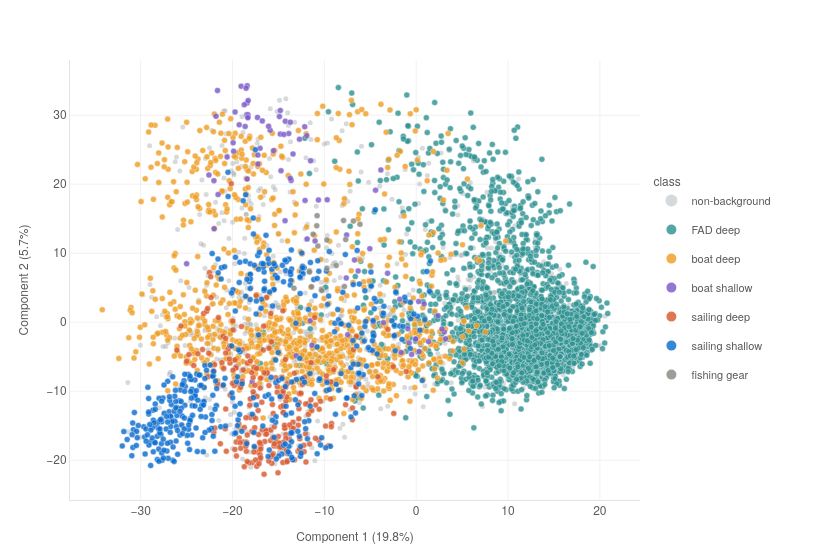
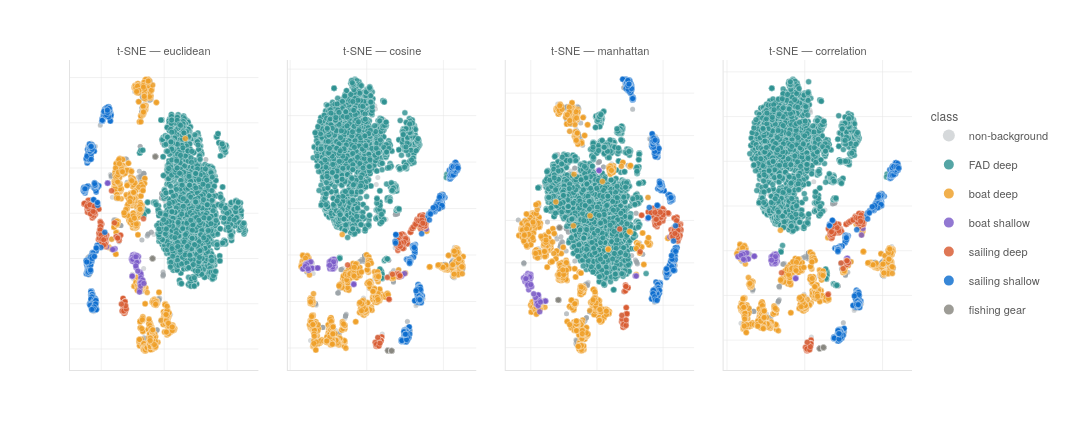
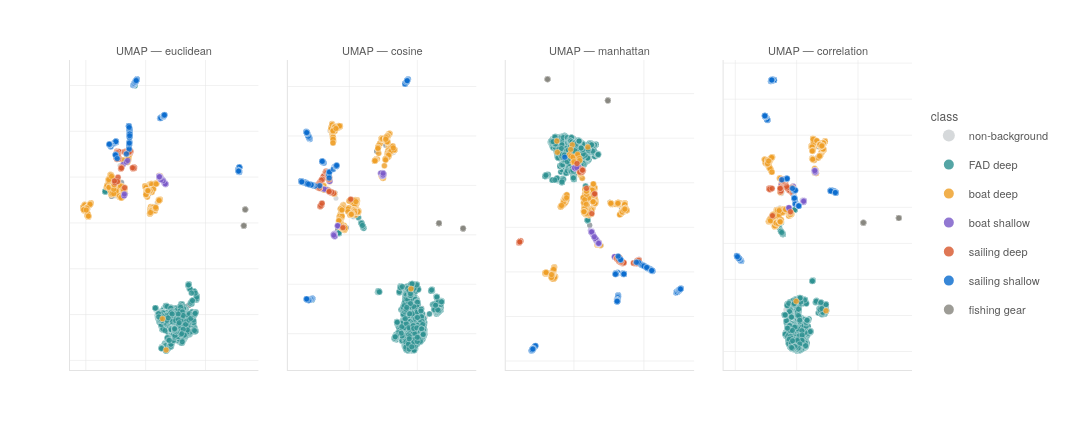

Notebook source saved alongside these figures, in order:
### Code cell
# ── Background subtypes — PCA + t-SNE/UMAP grids, thesis plotly style ─────────
import numpy as np
import plotly.graph_objects as go
from plotly.subplots import make_subplots

GREY, FONT = "#5a5a5a", "Helvetica Neue, Arial, sans-serif"

# Fixed colour map — reuse this EXACT dict everywhere
BG_COLORS = {
    'background_FAD_deep'       : '#2f9292',   # teal
    'background_boat_deep'      : '#EF9F27',   # amber
    'background_boat_shallow'   : '#7b5bc9',   # violet
    'background_sailing_deep'   : '#D85A30',   # coral
    'background_sailing_shallow': '#0c6dcf',   # deep blue
    'background_fishing_gear'   : '#888780',   # neutral grey
}
NON_BG_COLOR = "#9aa0a6"   # faded context

# If running in a fresh kernel, uncomment to load from disk:
# metrics  = ['euclidean', 'cosine', 'manhattan', 'correlation']
# X_pca2   = np.load(f"{save_dir}/dim_red/coords_pca2.npy")
# y_clean  = np.load(f"{save_dir}/embeddings/y_labels.npy")
# tsne     = {m: np.load(f"{save_dir}/dim_red/coords_tsne_{m}.npy") for m in metrics}
# umap     = {m: np.load(f"{save_dir}/dim_red/coords_umap_{m}.npy") for m in metrics}

def _clean(cls):
    return cls.replace('background_', '').replace('_', ' ')

def add_bg_traces(fig, coords, labels, row=None, col=None, show_legend=False):
    """Faded non-background underneath, coloured background subtypes on top."""
    labels = np.asarray(labels)
    mask_non = np.array([l not in BG_COLORS for l in labels])
    fig.add_trace(go.Scatter(
        x=coords[mask_non, 0], y=coords[mask_non, 1], mode='markers',
        name='non-background', legendgroup='non-background', showlegend=show_legend,
        marker=dict(size=5, color=NON_BG_COLOR, opacity=0.40, line=dict(width=0)),
        hoverinfo='skip',
    ), row=row, col=col)
    for cls, hexcol in BG_COLORS.items():
        mask = labels == cls
        if mask.sum() == 0:
            continue
        fig.add_trace(go.Scatter(
            x=coords[mask, 0], y=coords[mask, 1], mode='markers',
            name=_clean(cls), legendgroup=cls, showlegend=show_legend,
            marker=dict(size=6, color=hexcol, opacity=0.82,
                        line=dict(width=0.4, color='white')),
        ), row=row, col=col)

def _style(fig, title, width, height):
    fig.update_layout(
        template="plotly_white", width=width, height=height,
        paper_bgcolor="white", plot_bgcolor="white",
        font=dict(family=FONT, size=12, color=GREY),
        margin=dict(l=70, r=180, t=60, b=60),
        legend=dict(title=dict(text="class", font=dict(size=12, color=GREY)),
                    x=1.02, xanchor="left", y=0.5, yanchor="middle",
                    itemsizing="constant", font=dict(size=11, color=GREY),
                    bgcolor="rgba(0,0,0,0)"),
    )
    fig.update_xaxes(showgrid=True, gridcolor="#e3e3e3", gridwidth=0.5,
                     zeroline=False, linecolor="#e3e3e3")
    fig.update_yaxes(showgrid=True, gridcolor="#e3e3e3", gridwidth=0.5,
                     zeroline=False, linecolor="#e3e3e3")
# ── PCA ──────────────────────────────────────────────────────────────────────
var0, var1 = 19.79, 5.65   # PC1 / PC2, from full PCA (same X_scaled)
fig = go.Figure()
add_bg_traces(fig, X_pca2, y_clean, show_legend=True)
_style(fig, "PCA (EMBEDDINGS) — background subtypes", 820, 560)
fig.update_xaxes(title=dict(text=f"Component 1 ({var0:.1f}%)", font=dict(size=12, color=GREY)))
fig.update_yaxes(title=dict(text=f"Component 2 ({var1:.1f}%)", font=dict(size=12, color=GREY)))
fig.show()
# fig.write_image(f"{save_dir}/dim_red/bg_pca_plotly.png", scale=3)

# ── t-SNE grid (1×4) ─────────────────────────────────────────────────────────
fig = make_subplots(rows=1, cols=4, subplot_titles=[f"t-SNE — {m}" for m in metrics],
                    horizontal_spacing=0.035)
for i, m in enumerate(metrics):
    add_bg_traces(fig, tsne[m], y_clean, row=1, col=i+1, show_legend=(i == 0))
fig.update_xaxes(showticklabels=False)
fig.update_yaxes(showticklabels=False)
_style(fig, "t-SNE (EMBEDDINGS) — background subtypes", 1500, 430)
for ann in fig.layout.annotations:          # restyle subplot titles
    ann.font = dict(size=11, color=GREY, family=FONT)
fig.show()
# fig.write_image(f"{save_dir}/dim_red/bg_tsne_plotly.png", scale=3)

# ── UMAP grid (1×4) ──────────────────────────────────────────────────────────
fig = make_subplots(rows=1, cols=4, subplot_titles=[f"UMAP — {m}" for m in metrics],
                    horizontal_spacing=0.035)
for i, m in enumerate(metrics):
    add_bg_traces(fig, umap[m], y_clean, row=1, col=i+1, show_legend=(i == 0))
fig.update_xaxes(showticklabels=False)
fig.update_yaxes(showticklabels=False)
_style(fig, "UMAP (EMBEDDINGS) — background subtypes", 1500, 430)
for ann in fig.layout.annotations:
    ann.font = dict(size=11, color=GREY, family=FONT)
fig.show()
# fig.write_image(f"{save_dir}/dim_red/bg_umap_plotly.png", scale=3)
